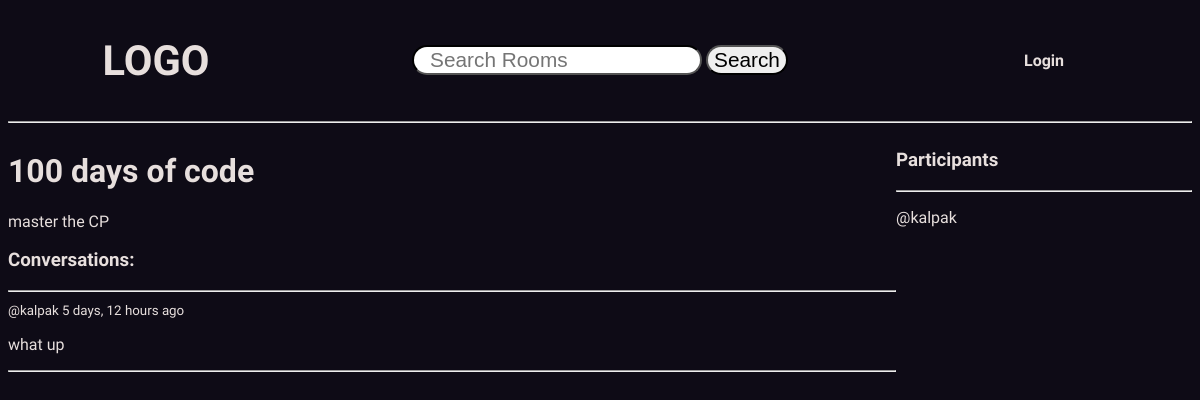
/room/2/, run on an earlier commit of the app's database.
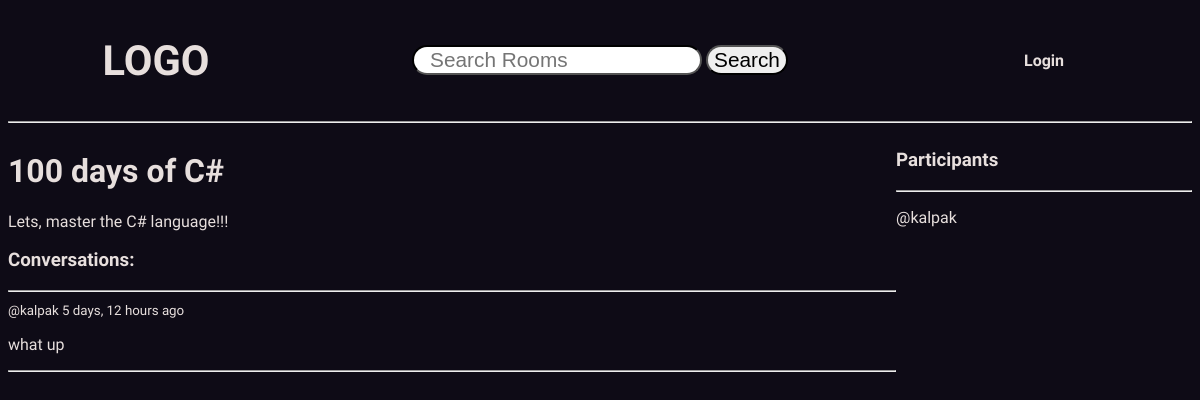
And on a later commit of the database.
### base/models.py (models this page shows, shortened)
class Room(models.Model):
    host = models.ForeignKey(User, on_delete= models.SET_NULL, null= True)
    topic = models.ForeignKey(Topic, on_delete= models.SET_NULL, null= True)
    name = models.CharField(max_length = 200)
    description = models.TextField(null=True, blank = True)
    participants = models.ManyToManyField(User, related_name='participants', blank=True)
    updated = models.DateTimeField(auto_now = True)
    created = models.DateTimeField(auto_now_add = True)
    class Meta:
        ordering = ['-updated', '-created']

### base/views.py (the view, shortened to what this page needs)
# urls.py: path("room/<str:pk>/", views.room, name="room"),
def room(request, pk):
    room = Room.objects.get(id=pk)
    room_messages = room.message_set.all()
    participants = room.participants.all()
    context = {
        'room': room,
        'room_messages' : room_messages,
        'participants' : participants,
    }
    return render(request, 'base/room.html', context)

### base/templates/base/room.html (shortened to what this page needs)
<!DOCTYPE html>
<html lang="en">
<head>
</head>
<body>
    {% extends 'main.html' %}
    {% block content %}
    <div class="container">
        <div class="room-container">
            <h1>{{ room.name }}</h1>
            <p>{{room.description}}</p>
            <div class="comment-wrapper">
                <h3>Conversations:</h3>
                <hr>
                {% for message in room_messages %}
                    <div>
                        <small>@{{message.user}} {{message.created | timesince}} ago</small>
                        <p>{{message.body}}</p>
                        <hr>
                    </div>
                {% endfor %}
            </div>
        </div>
        <div class="participant-contianer">
            <h3>Participants</h3>
            <hr>
            {% for user in participants %}
            <p>@{{user.username}}</p>
            {% endfor %}
        </div>
    </div>
    {% endblock content %}

What changed in the data, as far as the page shows it:
changed Room: name "100 days of code" → "100 days of C#"; description "master the CP" → "Lets, master the C# language!!!"
